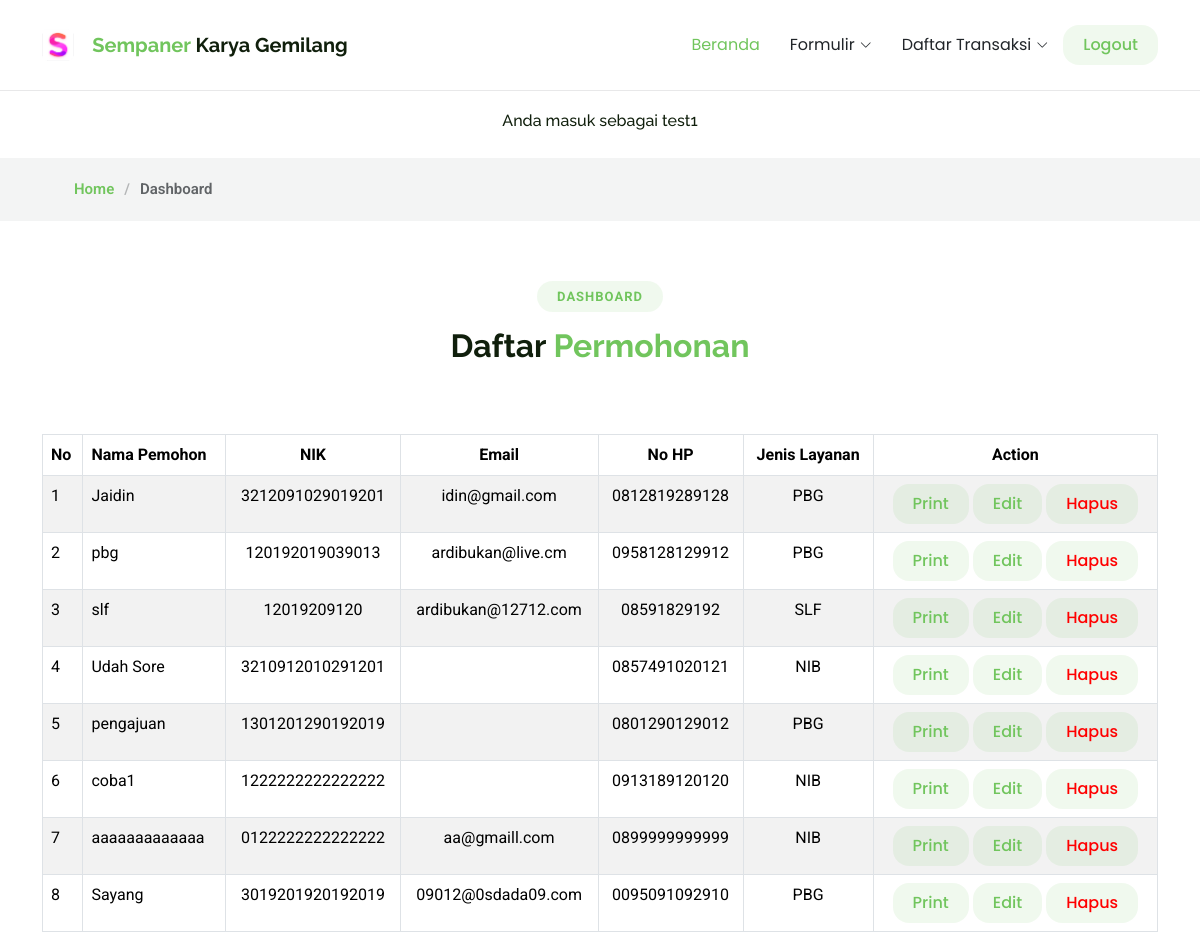
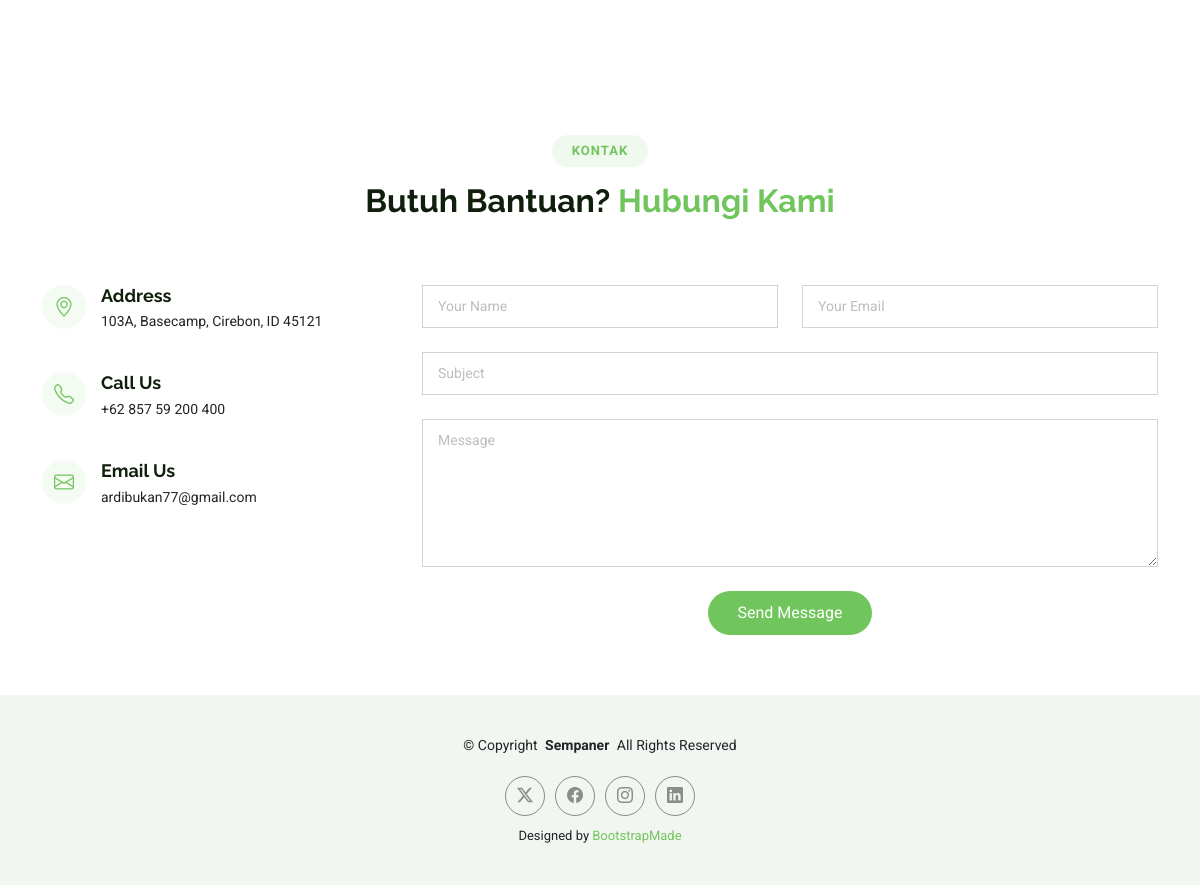
The page /dashboard.php (signed in) on the database its author committed (2 pictures, top to bottom).
### tables this page shows
CREATE TABLE `voucher` (
  `id_pemohon` int NOT NULL,
  `nm_pemohon` varchar(230) NOT NULL,
  `nik` varchar(16) NOT NULL,
  `email` varchar(230) NOT NULL,
  `no_hp` varchar(13) NOT NULL,
  `jenis_layanan` varchar(250) NOT NULL
);

### dashboard.php (the view, shortened to what this page needs)
<?php
$username = $_SESSION['username'];
?>
<!DOCTYPE html>
<html lang="en">
<head>
  <link rel="stylesheet" href="https://cdnjs.cloudflare.com/ajax/libs/remixicon/4.2.0/remixicon.min.css">
  <link href="assets/vendor/bootstrap/css/bootstrap.min.css" rel="stylesheet">
  <link href="assets/vendor/bootstrap-icons/bootstrap-icons.css" rel="stylesheet">
  <link href="assets/vendor/aos/aos.css" rel="stylesheet">
  <link href="assets/vendor/glightbox/css/glightbox.min.css" rel="stylesheet">
  <link href="assets/css/main.css" rel="stylesheet">
</head>
<body class="dashboard-page">
  <header id="header" class="header d-flex align-items-center sticky-top">
    <div class="container-fluid container-xl position-relative d-flex align-items-center justify-content-between">
      <a href="index.html" class="logo d-flex align-items-center">
        <img src="assets/img/logo.png" alt="">
        <h1 class="sitename"><span>Sempaner</span> Karya Gemilang</h1>
      </a>
      <nav id="navmenu" class="navmenu">
        <ul>
          <li><a href="dashboard.php" class="active">Beranda</a></li>
          <li class="dropdown"><a href="#"><span>Formulir</span> <i class="bi bi-chevron-down toggle-dropdown"></i></a>
            </li>
          <li class="dropdown"><a href="#"><span>Daftar Transaksi</span> <i class="bi bi-chevron-down toggle-dropdown"></i></a>
            </li>
          <li>
            <form action="logout.php" method="POST">
             <button type="submit" class="navmenu-btn">Logout</button>
            </form>
          </li>
        </ul>
      </nav>
    </div>
  </header>
  <main class="main">
    <div class="page-title" data-aos="fade">
      <div class="heading-dashboard">
        <div class="container">
          <div class="row d-flex justify-content-center text-center">
            <div class="col-lg-8">
              <h6>Anda masuk sebagai <?php echo $username; ?> </h6>
            </div>
          </div>
        </div>
      </div>
      <nav class="breadcrumbs">
        <div class="container">
          <ol>
            <li><a href="index.html">Home</a></li>
            <li class="current">Dashboard</li>
          </ol>
        </div>
      </nav>
    </div>
    <section id="starter-section" class="starter-section section">
      <div class="container section-title" data-aos="fade-up">
        <h2>Dashboard</h2>
        <div><span>Daftar</span> <span class="description-title">Permohonan</span></div>
      </div>
      <div class="container mt-1">
        <table class="table table-bordered table-striped">
            <thead class="thead-dark">
                <tr>
                    <th>No</th>
                    <th>Nama Pemohon</th>
                    <th class="text-center">NIK</th>
                    <th class="text-center">Email</th>
                    <th class="text-center">No HP</th>
                    <th class="text-center">Jenis Layanan</th>
                    <th class="text-center">Action</th>
                </tr>
            </thead>
            <tbody>
                <?php
                $host = "localhost";
                $username = "root";
                $password = "";
                $database = "contact_form";
                $koneksi = new mysqli($host, $username, $password, $database);
                $sql = "SELECT id_pemohon, nm_pemohon, nik, email, no_hp, jenis_layanan FROM voucher";
                $result = $koneksi->query($sql);
                if ($result->num_rows > 0) {
                    $no = 1;
                    while ($row = $result->fetch_assoc()) {
                        echo "<tr>
                                <td>" . $no . "</td>
                                <td>" . $row["nm_pemohon"] . "</td>
                                <td class='text-center'>" . $row["nik"] . "</td>
                                <td class='text-center'>" . $row["email"] . "</td>
                                <td class='text-center'>" . $row["no_hp"] . "</td>
                                <td class='text-center'>" . $row["jenis_layanan"] . "</td>
                                <td class='text-center'>
                                    <a class='select-menu' href='print.php?id=" . $row["id_pemohon"] . "' target='_blank'>Print</a>
                                    <a class='select-menu' href='edit.php?id=" . $row["id_pemohon"] . "'>Edit</a>
                                    <a class='delete-menu' href='delete.php?id=" . $row["id_pemohon"] . "' onclick='return confirmDelete()'>Hapus</a>
                                </td>
                            </tr>";
                        $no++;
                    }
                } else {
                    echo "<tr><td colspan='7' class='text-center'>Tidak ada data</td></tr>";
                }
                ?>
            </tbody>
        </table>
    </div>
    </section>
    <section id="contact" class="contact section">
      <div class="container section-title" data-aos="fade-up">
        <h2>Kontak</h2>
        <div><span>Butuh Bantuan?</span> <span class="description-title">Hubungi Kami</span></div>
      </div>
      <div class="container" data-aos="fade" data-aos-delay="100">
        <div class="row gy-4">
          <div class="col-lg-4">
            <div class="info-item d-flex" data-aos="fade-up" data-aos-delay="200">
              <i class="bi bi-geo-alt flex-shrink-0"></i>
              <div>
                <h3>Address</h3>
                <p>103A, Basecamp, Cirebon, ID 45121</p>
              </div>
            </div>
            <div class="info-item d-flex" data-aos="fade-up" data-aos-delay="300">
              <i class="bi bi-telephone flex-shrink-0"></i>
              <div>
                <h3>Call Us</h3>
                <p>+62 857 59 200 400</p>
              </div>
            </div>
            <div class="info-item d-flex" data-aos="fade-up" data-aos-delay="400">
              <i class="bi bi-envelope flex-shrink-0"></i>
              <div>
                <h3>Email Us</h3>
                <p>ardibukan77@gmail.com</p>
              </div>
            </div>
          </div>
          <div class="col-lg-8">
            <form action="forms/contact.php" method="post" class="php-email-form" data-aos="fade-up" data-aos-delay="200">
              <div class="row gy-4">
                <div class="col-md-6">
                  <input type="text" name="name" class="form-control" placeholder="Your Name" required="">
                </div>
                <div class="col-md-6 ">
                  <input type="email" class="form-control" name="email" placeholder="Your Email" required="">
                </div>
                <div class="col-md-12">
                  <input type="text" class="form-control" name="subject" placeholder="Subject" required="">
                </div>
                <div class="col-md-12">
                  <textarea class="form-control" name="message" rows="6" placeholder="Message" required=""></textarea>
                </div>
                <div class="col-md-12 text-center">
                  <button type="submit">Send Message</button>
                </div>
              </div>
            </form>
          </div>
        </div>
      </div>
    </section>
  </main>
  <footer id="footer" class="footer light-background">
    <div class="container">
      <div class="copyright text-center ">
        <p>© <span>Copyright</span> <strong class="px-1 sitename">Sempaner</strong> <span>All Rights Reserved</span></p>
      </div>
      <div class="social-links d-flex justify-content-center">
        <a href=""><i class="bi bi-twitter-x"></i></a>
        <a href=""><i class="bi bi-facebook"></i></a>
        <a href=""><i class="bi bi-instagram"></i></a>
        <a href=""><i class="bi bi-linkedin"></i></a>
      </div>
      <div class="credits">
        Designed by <a href="https://bootstrapmade.com/">BootstrapMade</a>
      </div>
    </div>
  </footer>
</body>
</html>

### rows shown on the page
voucher: nm_pemohon "Jaidin", nik "3212091029019201", email "idin@gmail.com", no_hp "0812819289128", jenis_layanan "PBG"
voucher: nm_pemohon "pbg", nik "120192019039013", email "ardibukan@live.cm", no_hp "0958128129912", jenis_layanan "PBG"
voucher: nm_pemohon "slf", nik "12019209120", email "ardibukan@12712.com", no_hp "08591829192", jenis_layanan "SLF"
voucher: nm_pemohon "Udah Sore", nik "3210912010291201", no_hp "0857491020121", jenis_layanan "NIB"
voucher: nm_pemohon "pengajuan", nik "1301201290192019", no_hp "0801290129012", jenis_layanan "PBG"
voucher: nm_pemohon "coba1", nik "1222222222222222", no_hp "0913189120120", jenis_layanan "NIB"
voucher: nm_pemohon "aaaaaaaaaaaaa", nik "0122222222222222", email "aa@gmaill.com", no_hp "0899999999999", jenis_layanan "NIB"
voucher: nm_pemohon "Sayang", nik "3019201920192019", email "09012@0sdada09.com", no_hp "0095091092910", jenis_layanan "PBG"

### other values the page prints
$username "test1"
